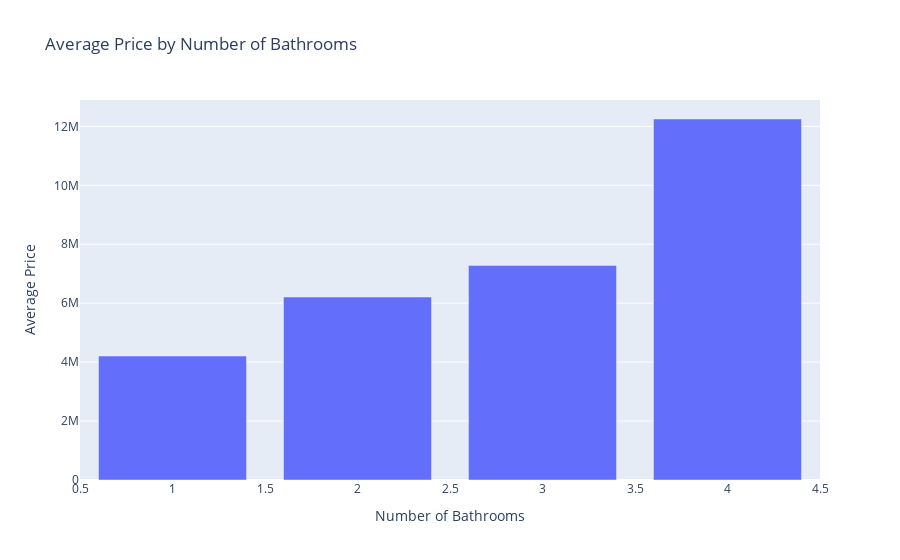

Here is the notebook cell this chart was saved with:
### Code cell
# Group data by the number of bathrooms and calculate the average price for each group
avg_price_by_bathrooms = df.groupby('bathrooms')['price'].mean().reset_index()

# Create bar chart
fig = px.bar(avg_price_by_bathrooms, x ='bathrooms', y='price',
             title='Average Price by Number of Bathrooms',
             labels= {'bathrooms':'Number of Bathrooms', 'price':'Average Price'})


# Show the plot
fig.show()

### Figure 1 — Plotly figure (JSON) as saved in the notebook; plotly's stock layout.template omitted (floating-point values rounded to 4 significant figures)
{"data": [{"alignmentgroup": "True", "hovertemplate": "Number of Bathrooms=%{x}<br>Average Price=%{y}<extra></extra>", "legendgroup": "", "marker": {"color": "#636efa", "pattern": {"shape": ""}}, "name": "", "offsetgroup": "", "orientation": "v", "showlegend": false, "textposition": "auto", "type": "bar", "x": [1, 2, 3, 4], "xaxis": "x", "y": [4207000.0, 6209000.0, 7282100, 12250000], "yaxis": "y"}], "layout": {"barmode": "relative", "legend": {"tracegroupgap": 0}, "title": {"text": "Average Price by Number of Bathrooms"}, "xaxis": {"anchor": "y", "domain": [0, 1], "title": {"text": "Number of Bathrooms"}}, "yaxis": {"anchor": "x", "domain": [0, 1], "title": {"text": "Average Price"}}}}
